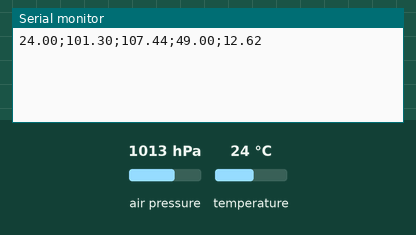
This sketch was run on a simulated Arduino Uno, built with avr-gcc and run on an emulated ATmega328P. Shown: the last lines printed to the serial monitor. The test bench sets the inputs (shaded band); at power-on: air pressure 1013 hPa, temperature 24 °C.

Above: at 1.2 s.
1.3 s: air pressure set to 952 hPa
At 3.2 s:
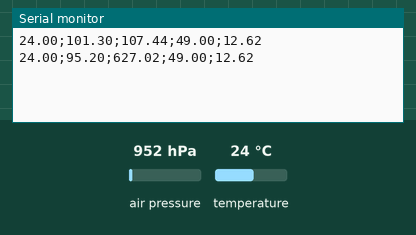
3.6 s: temperature set to 12 °C
At 5.1 s:
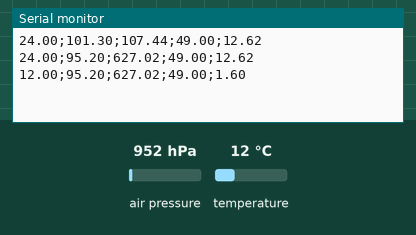
5.9 s: air pressure set to 975 hPa
At 6.8 s:
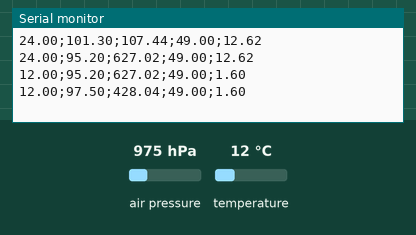
Timing chart, 0 to 8.9 s (numbered marks = the images above; inputs shaded):
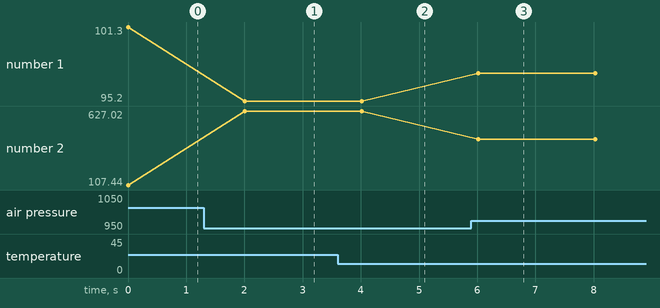

The sketch:

ArduBmp280.ino
```cpp
#include <Wire.h>
#include <SPI.h>
#include <Adafruit_BMP280.h>

#define BMP_SCK  (13)
#define BMP_MISO (12)
#define BMP_MOSI (11)
#define BMP_CS   (10)

Adafruit_BMP280 bmp; // I2C

void setup() {
  Serial.begin(9600);
  while ( !Serial ) delay(100);   // wait for native usb
  unsigned status;
  //status = bmp.begin(BMP280_ADDRESS_ALT, BMP280_CHIPID);
  status = bmp.begin();
  if (!status) {
    Serial.println(F("Could not find a valid BMP280 sensor, check wiring or "
                      "try a different address!"));
    Serial.print("SensorID was: 0x"); Serial.println(bmp.sensorID(),16);
    Serial.print("        ID of 0xFF probably means a bad address, a BMP 180 or BMP 085\n");
    Serial.print("   ID of 0x56-0x58 represents a BMP 280,\n");
    Serial.print("        ID of 0x60 represents a BME 280.\n");
    Serial.print("        ID of 0x61 represents a BME 680.\n");
    while (1) delay(10);
  }

  /* Default settings from datasheet. */
  bmp.setSampling(Adafruit_BMP280::MODE_NORMAL,     /* Operating Mode. */
                  Adafruit_BMP280::SAMPLING_X2,     /* Temp. oversampling */
                  Adafruit_BMP280::SAMPLING_X16,    /* Pressure oversampling */
                  Adafruit_BMP280::FILTER_X16,      /* Filtering. */
                  Adafruit_BMP280::STANDBY_MS_500); /* Standby time. */
}

void loop() {
  float temperature = bmp.readTemperature();
  float pressure = bmp.readPressure() /1000;
  float altitude = bmp.readAltitude(1026);
  float humidity = 49; //float humidity = bme.readHumidity();
  float DewPoint = calcDewpoint(humidity, temperature);


String message = (String) temperature + ";" + pressure + ";" + altitude + ";"  + humidity + ";" + DewPoint;
Serial.println(message );
    delay(2000);
}

float calcDewpoint(float humi, float temp) {
  float k;
  k = log(humi/100) + (17.62 * temp) / (243.12 + temp);
  return 243.12 * k / (17.62 - k);
}
```

Measured:
- after the input at 1.3 s, the serial monitor: prints a new line after 0.71 s (image 1)
- after the input at 3.6 s, the serial monitor: prints a new line after 0.42 s (image 2)
- after the input at 5.9 s, the serial monitor: prints a new line after 0.12 s (image 3)
- plotted number 1: 101.3 → 95.2 after the input at 1.3 s, 95.2 → 97.5 after the input at 5.9 s
- plotted number 2: 107.44 → 627.02 after the input at 1.3 s, 627.02 → 428.04 after the input at 5.9 s
